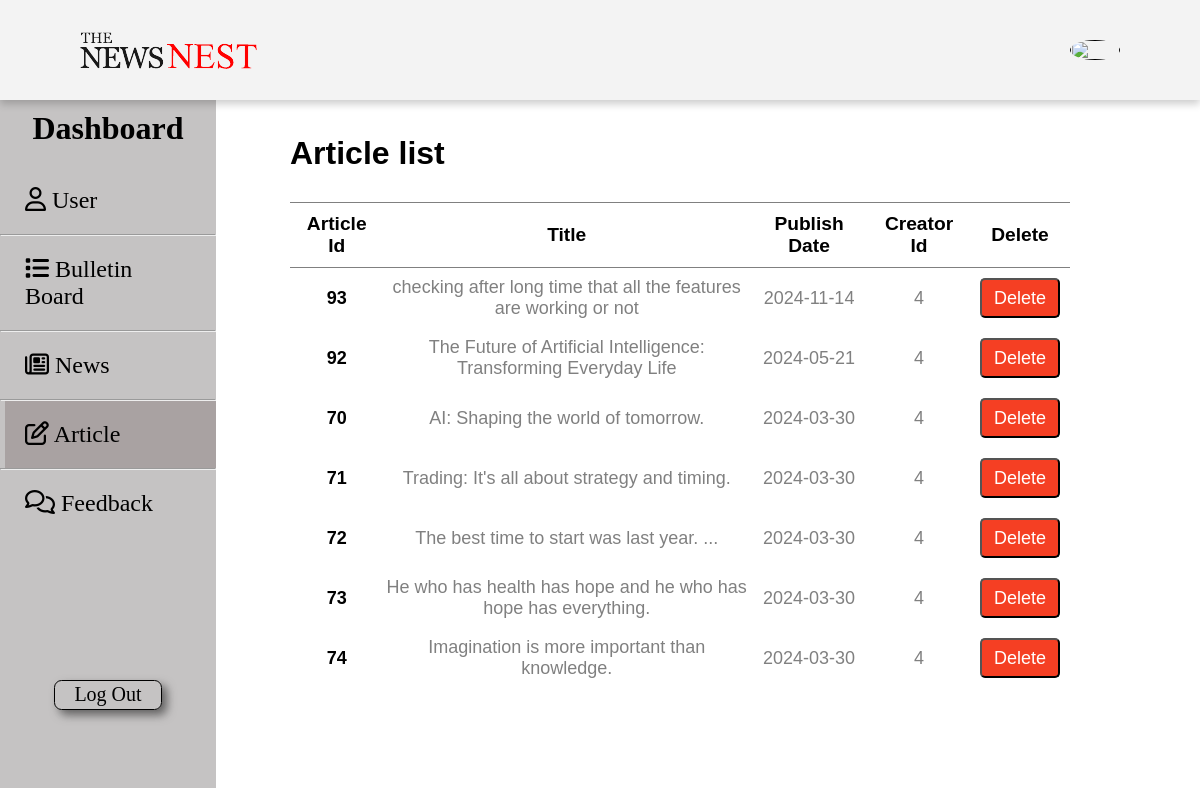
The app's page /admin_dashboard_article.php with its own data.
### tables this page shows
CREATE TABLE `article` (
  `article_id` int(30) NOT NULL,
  `title` varchar(500) NOT NULL,
  `content` text NOT NULL,
  `published_date` date NOT NULL,
  `user_id3` int(30) NOT NULL,
  `image1` varchar(500) NOT NULL,
  `image2` varchar(500) NOT NULL
);

### admin_dashboard_article.php (the view, shortened to what this page needs)
<?php
include('dbconnection.php');
$img = isset($_SESSION['img']) ? $_SESSION['img'] :'';
?>
<html lang='en'>
<head>
    <link rel='stylesheet' href='Assets/style/admin_dashboard_update.css' />
</head>
<body>
    <div class='navbar'>
        <div class='flex navbar_item'>
            <a href='index.php'><img src='logo.png' alt='' /></a>
            <div class='flex'>
                <a href = "" id='profile_picture'><img src="Assets/image/<?php echo $img; ?>" alt=""></a>
            </div>
        </div>
    </div>
    <div class='flex'>
        <div class='sidebar'>
            <h2 class=''>Dashboard</h2>
            <ul class='sidebar_menu'>
                <li><a href='admin_dashboard_userView.php'><i class="fa-regular fa-user"></i> User</a></li>
                <hr />
                <li><a href="admin_dashboard_bulletinBoard.php"><i class="fa-solid fa-list"></i> Bulletin Board</a></li>
                <hr />
                <li><a href='admin_dashboard_news.php'><i class="fa-regular fa-newspaper"></i> News</a></li>
                <hr />
                <li id='select_tab'><a href=''><i class="fa-regular fa-pen-to-square"></i> Article</a></li>
                <hr />
                <li><a href="admin_dashboard_feedback.php"><i class="fa-regular fa-comments"></i> Feedback</a></li>
            </ul>
            <div class='logout'>
                <a href='logout.php'><button id='logout'>Log Out</button></a>
            </div>
        </div>
        <div class='content'>
            <div class='article'>
                <h1 class='' style='font-family: Arial, Helvetica, sans-serif;'>Article list</h1>
                <table>
                    <th>Article Id</th>
                    <th>Title</th>
                    <th>Publish Date</th>
                    <th>Creator Id</th>
                    <th>Delete</th>
                    <?php
                    $stmt = $conn->prepare('SELECT * FROM article ORDER BY published_date DESC');
                    $stmt->execute();
                    $article_details = $stmt->get_result();
                    while ($row = mysqli_fetch_assoc($article_details)) {
                    ?>
                        <tr>
                            <td style='font-weight:700; color:black;'><?php echo $row['article_id'] ?></td>
                            <td><?php echo $row['title'] ?></td>
                            <td><?php echo $row['published_date'] ?></td>
                            <td><?php echo $row['user_id3'] ?></td>
                            <td><input type="hidden" class="delete_id_value" value="<?php echo $row['article_id']; ?>">
                                <a href='javascript:void(0)'><button id="delete" class='delete_btn_ajax '>Delete</button></a></td>
                        </tr>
                    <?php
                    }
                    ?>
                </table>
            </div>
        </div>
    </div>
</body>
</html>

### Assets/style/admin_dashboard_update.css (style rules this page uses)
* { margin: 0; padding: 0; box-sizing: border-box; font-family: "Times New Roman", Times, serif; }
body { min-height: 100vh; }
a { text-decoration: none; color: #000000; }
li { list-style: none; }
.flex { display: flex; justify-content: space-between; align-items: center; }
#select_tab { background-color: #a9a2a2; }
.navbar { width: 100vw; height: 100px; padding: 0 80px; background: #f2f2f2dd; position: fixed; top: 0; right: 0; box-shadow: 0 4px 8px 0 rgba(0, 0, 0, 0.2); z-index: 1; }
.navbar .navbar_item { height: 100%; }
#profile_picture { width: 50px; }
#profile_picture img { width: 100%; height: 100%; border-radius: 50%; }
.sidebar { position: fixed; width: 18vw; height: 86vh; top: 100px; align-items: center; display: flex; flex-direction: column; background: #bcbabadd; }
.sidebar h2 { margin: 10px; font-size: 2rem; }
.sidebar_menu { width: 100%; height: 60%; margin-top: 10px; }
.sidebar_menu li { text-align: start; font-size: 1.5rem; font-weight: 90; padding: 20px; margin-left: 5px; }
.logout { margin-top: 100px; width: 50%; height: 30px; }
#logout { width: 100%; height: 100%; border: #000000 solid 1px; border-radius: 7.5px; font-size: 20px; box-shadow: 5px 5px 10px rgba(0, 0, 0, 0.5); background: transparent; }
.content { width: 80.8vw; height: auto; margin-left: 20vw; margin-top: 100px; padding-bottom: 45px; padding-top: 5px; }

### admin_dashboard_article.php (style rules this page uses)
.article { padding-left: 50px; padding-top: 30px; padding-bottom: 50px; font-family: Arial, Helvetica, sans-serif; }
table { width: 65vw; border-collapse: collapse; }
th { border-top: 1px solid grey; border-bottom: 1px solid grey; padding: 10px; border-collapse: collapse; font-size: larger; font-weight: 900; font-family: Arial, Helvetica, sans-serif; }
td { text-align: center; border-collapse: collapse; font-size: large; font-family: Arial, Helvetica, sans-serif; color: grey; }
#delete { background-color: rgb(245, 63, 35); width: 80px; height: 40px; border-radius: 5px; font-size: large; margin: 10px; cursor: pointer; color: White; font-family: Arial, Helvetica, sans-serif; }
table { margin-top: 30px; }

### records on screen
article: article_id "93", title "checking after long time that all the features are working or not", published_date "2024-11-14", user_id3 "4"
article: article_id "92", title "The Future of Artificial Intelligence: Transforming Everyday Life", published_date "2024-05-21", user_id3 "4"
article: article_id "70", title "AI: Shaping the world of tomorrow.", published_date "2024-03-30", user_id3 "4"
article: article_id "71", title "Trading: It's all about strategy and timing.", published_date "2024-03-30", user_id3 "4"
article: article_id "72", title "The best time to start was last year. ...", published_date "2024-03-30", user_id3 "4"
article: article_id "73", title "He who has health has hope and he who has hope has everything.", published_date "2024-03-30", user_id3 "4"
article: article_id "74", title "Imagination is more important than knowledge.", published_date "2024-03-30", user_id3 "4"
